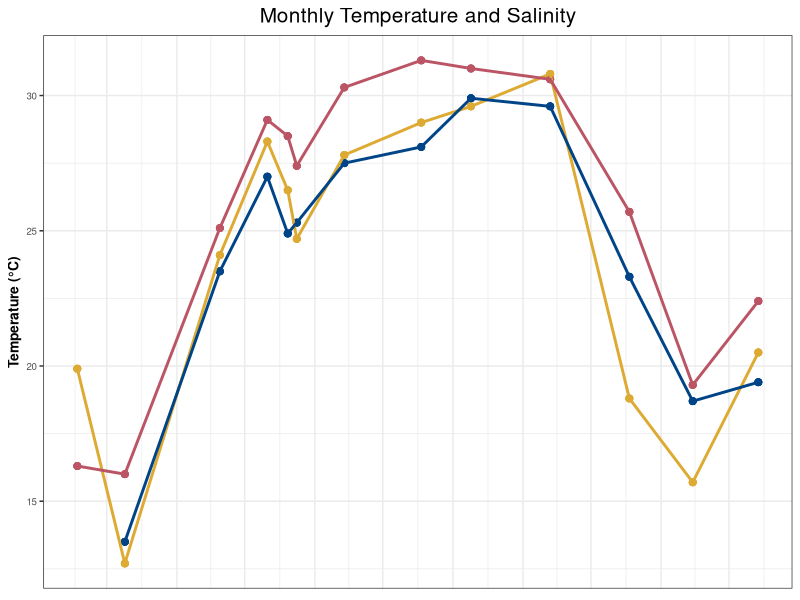
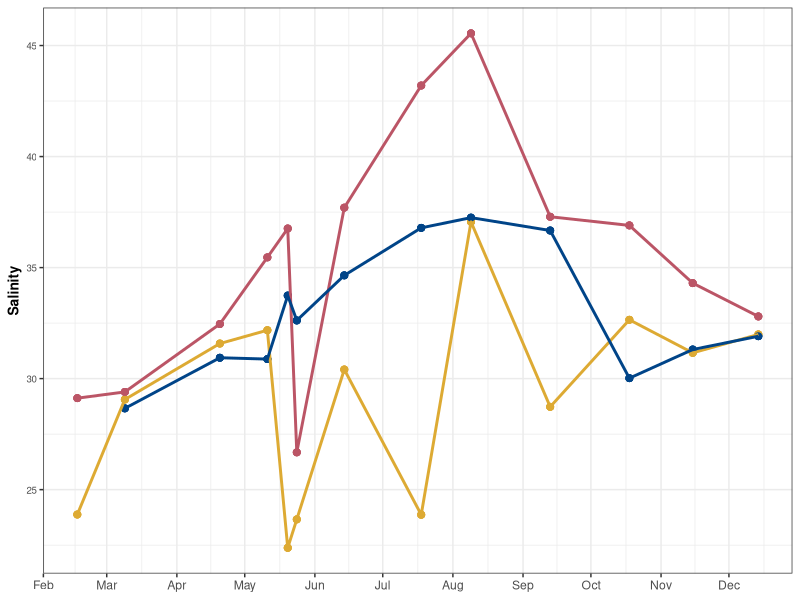
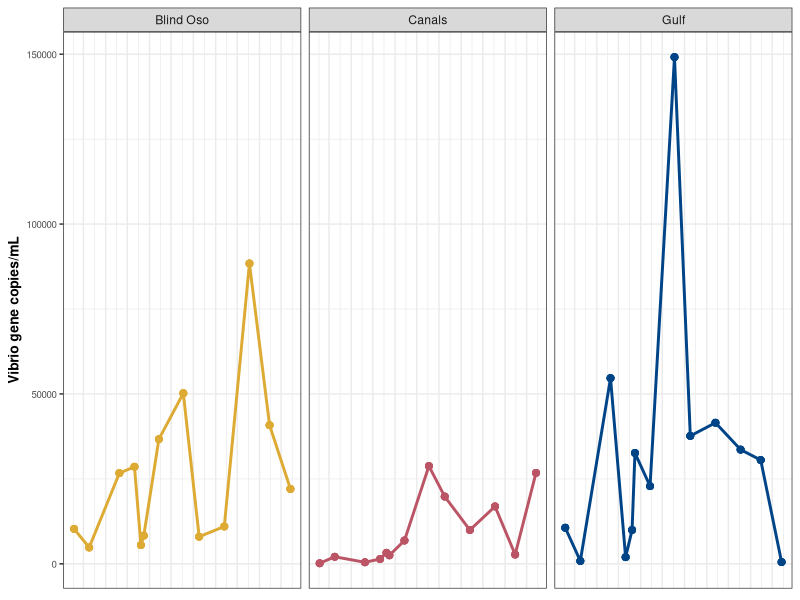
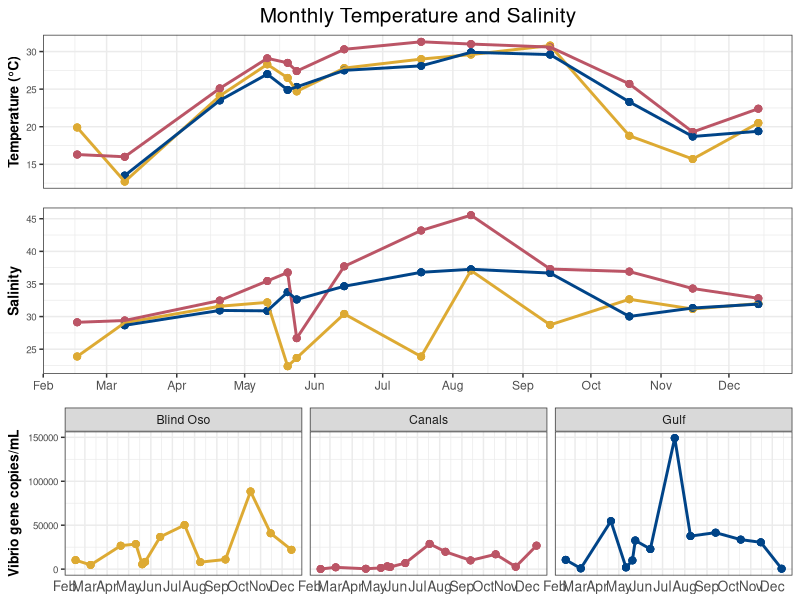
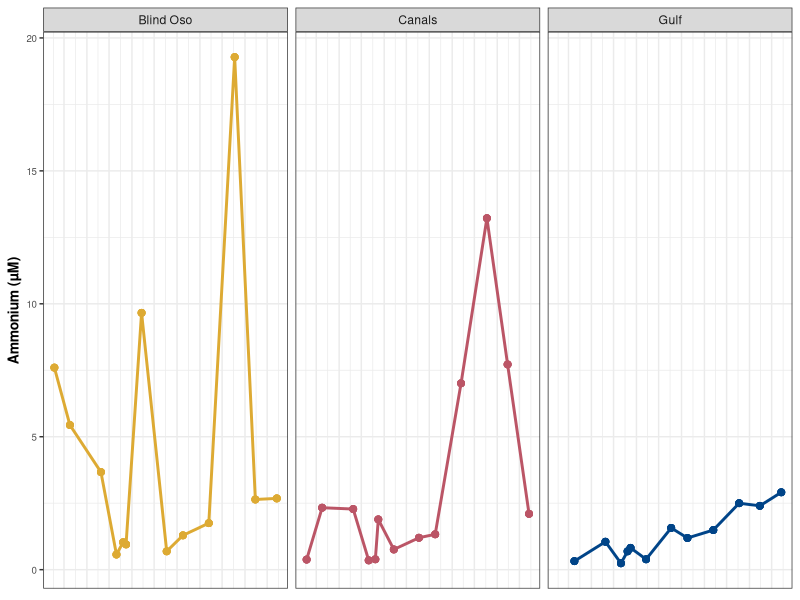
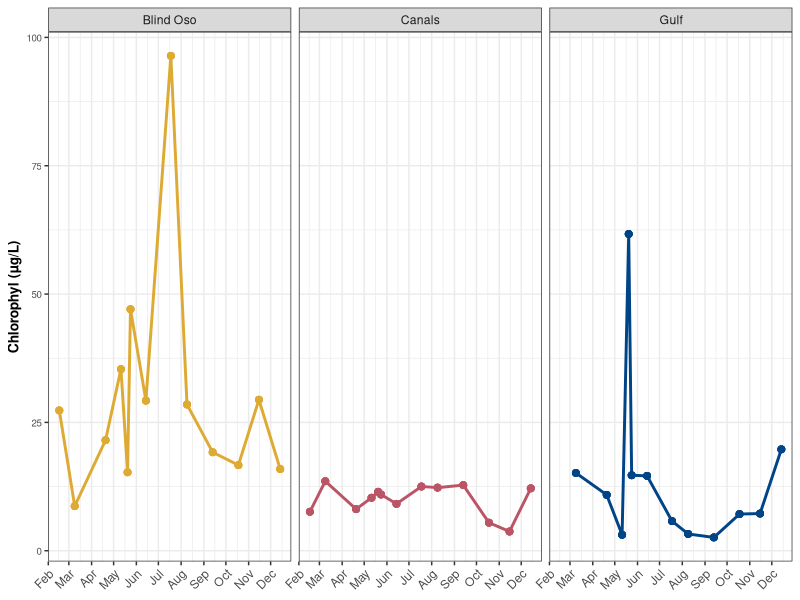
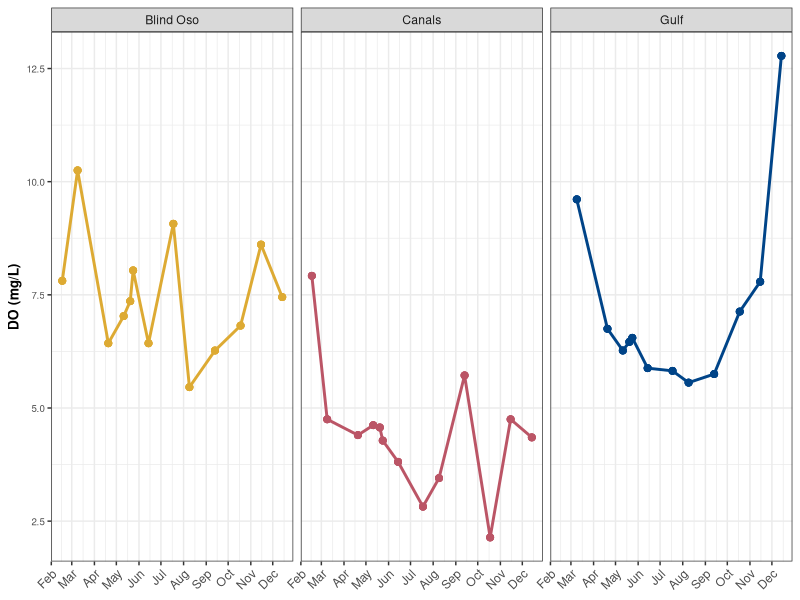
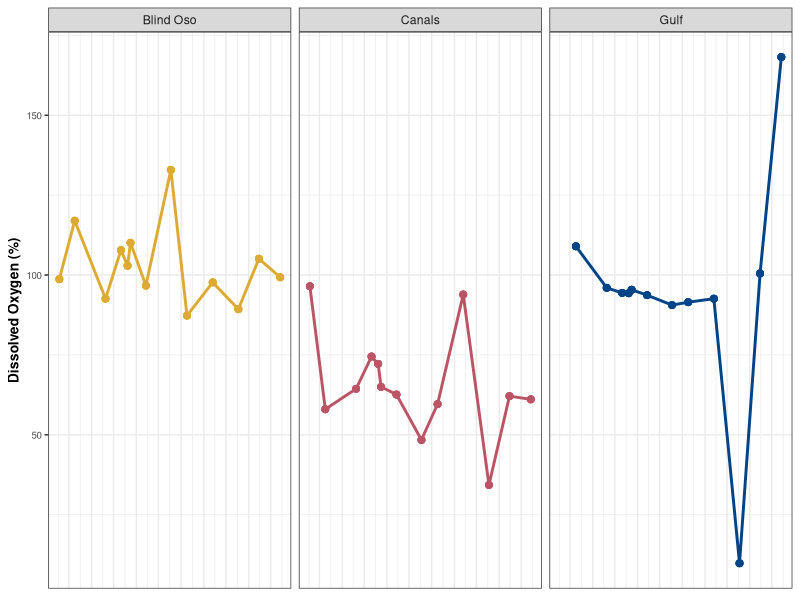

These figures' R source, in order:
## ---- chunk 1
library(tidyverse)
library(here)
library(ggpubr)
library(lubridate)
library(kableExtra) #Tables
## ---- chunk 2
here<- here::here
## ---- chunk 3
cbbPalette <- c("#DDAA33", "#BB5566", "#004488")
## ---- chunk 4
d1<- read_csv(here("data", "processed_data", "tx_master.csv"))
env<- read_csv(here("data", "processed_data", "env", "env_meta.csv"))
## ---- chunk 5
daily<- d1 %>%
  filter(Type %in% "Daily")

monthly<- d1 %>% 
  mutate(Type = case_when(d1$date == "2022-07-18"  ~ "Monthly", #This makes 7-18-22 a monthly value for July
                          d1$Type == "Monthly" ~ "Monthly")) %>%
  filter(Type %in% "Monthly") 
## ---- chunk 6
env<- 
  env %>%
  dplyr::select(Date, Site, Water_depth) %>%
  filter(!between(Date, as.Date('2022-07-07'), as.Date("2022-07-17")),
         !Date %in% as.Date('2022-07-19'),
         !grepl('-', Water_depth),
         !Date %in% (c(as.Date('2022-06-28'), as.Date('2022-05-20'), as.Date('2022-05-24'), as.Date('2022-07-05')))) %>%
  unique() %>%
  drop_na() %>%
  mutate(Water_depth = as.numeric(Water_depth))

## ---- chunk 7
temp<- monthly %>% ggplot() + 
  geom_point(
  aes(
    x = date,
    y = temp,
    color = site),
  size = 2)+
  geom_line(
  aes(
    x = date,
    y = temp,
    color = site),
  size = 1)+
  theme_bw()+
  #facet_wrap(~site)+
  labs(
    x = "Date",
    y = "Temperature (°C)",
    title = "Monthly Temperature and Salinity",
    color = "Site")+
  theme(
    plot.title= element_text(hjust = 0.5, size = 15),
    axis.title.x = element_blank(),
    axis.ticks.x = element_blank(),
    axis.text.x = element_blank(),
    axis.text.y = element_text(size = 7),
    axis.title.y = element_text(size = 10, face = "bold"),
    legend.position = "none",
    legend.background = element_rect(colour = 'black', fill = 'white', linetype='solid')) + #Moves legend onto plot 
    scale_color_manual(values = cbbPalette)+
   scale_x_date(date_breaks="1 month", date_labels="%b")


temp
  
## ---- chunk 8
sal<-  monthly %>% ggplot() + 
  geom_point(
  aes(
    x = date,
    y = sal,
    color = site),
  size = 2)+
  geom_line(
  aes(
    x = date,
    y = sal,
    color = site),
  size = 1)+
  theme_bw()+
  #facet_wrap(~site)+
  labs(
    x = "Date",
    y = "Salinity",
   # title = "Monthly Temperatures",
    color = "Site")+
  theme(
    plot.title= element_text(hjust = 0.5, size = 20),
    axis.title.x = element_blank(),
    #axis.ticks.x = element_blank(),
    #axis.text.x = element_blank(),
    axis.text.y = element_text(size = 7),
    axis.title.y = element_text(size = 10, face = "bold"),
    legend.position = "none",
    legend.background = element_rect(colour = 'black', fill = 'white', linetype='solid')) + #Moves legend onto plot 
    scale_color_manual(values = cbbPalette)+
   scale_x_date(date_breaks="1 month", date_labels="%b")


sal
## ---- chunk 9
fig3 <- monthly %>% ggplot() + 
  geom_point(
  aes(
    x = date,
    y = copies_mL,
    color = site),
  size = 2)+
  geom_line(
  aes(
    x = date,
    y = copies_mL,
    color = site),
  size = 1)+
  theme_bw()+
  facet_wrap(~site)+
  labs(
    x = "Date",
    y = "Vibrio gene copies/mL",
   # title = "Monthly Temperatures",
    color = "Site")+
  theme(
    plot.title= element_text(hjust = 0.5, size = 20),
    axis.title.x = element_blank(),
    axis.ticks.x = element_blank(),
    axis.text.x = element_blank(),
    axis.text.y = element_text(size = 7),
    axis.title.y = element_text(size = 10, face = "bold"),
    legend.position = "none",
    legend.background = element_rect(colour = 'black', fill = 'white', linetype='solid')) + #Moves legend onto plot 
    scale_color_manual(values = cbbPalette)+

   scale_x_date(date_breaks="1 month", date_labels="%b")

fig3
## ---- chunk 10
figp<- ggarrange(temp,sal, fig3 + font("x.text", size = 10), ncol = 1, nrow = 3,align = "v")

figp
## ---- chunk 11
amm<- monthly %>% ggplot() + 
  geom_point(
  aes(
    x = date,
    y = amm,
    color = site),
  size = 2)+
  geom_line(
  aes(
    x = date,
    y = amm,
    color = site),
  size = 1)+
  theme_bw()+
  facet_wrap(~site)+
  labs(
    x = "Date",
    y = "Ammonium (µM)",
   # title = "Monthly Temperatures",
    color = "Site")+
  theme(
    plot.title= element_text(hjust = 0.5, size = 20),
    axis.title.x = element_blank(),
    axis.ticks.x = element_blank(),
    axis.text.x = element_blank(),
    axis.text.y = element_text(size = 7),
    axis.title.y = element_text(size = 10, face = "bold"),
    legend.position = "none",
    legend.background = element_rect(colour = 'black', fill = 'white', linetype='solid')) + #Moves legend onto plot 
    scale_color_manual(values = cbbPalette)+

   scale_x_date(date_breaks="1 month", date_labels="%b")
amm
## ---- chunk 12
chl<- monthly %>% ggplot() + 
  geom_point(
  aes(
    x = date,
    y = chl,
    color = site),
  size = 2)+
  geom_line(
  aes(
    x = date,
    y = chl,
    color = site),
  size = 1)+
  theme_bw()+
  facet_wrap(~site)+
  labs(
    x = "Date",
    y = "Chlorophyl (µg/L)",
   # title = "Monthly Temperatures",
    color = "Site")+
  theme(
    plot.title= element_text(hjust = 0.5, size = 20),
    axis.title.x = element_blank(),
   # axis.ticks.x = element_blank(),
    axis.text.x = element_text(hjust = 1, angle = 45),
    axis.text.y = element_text(size = 7),
    axis.title.y = element_text(size = 10, face = "bold"),
    legend.position = "none",
    legend.background = element_rect(colour = 'black', fill = 'white', linetype='solid')) + #Moves legend onto plot 
    scale_color_manual(values = cbbPalette)+

   scale_x_date(date_breaks="1 month", date_labels="%b")
chl
## ---- chunk 13
do_mgl<-monthly %>% ggplot() + 
  geom_point(
  aes(
    x = date,
    y = do_mgl,
    color = site),
  size = 2)+
  geom_line(
  aes(
    x = date,
    y = do_mgl,
    color = site),
  size = 1)+
  theme_bw()+
  facet_wrap(~site)+
  labs(
    x = "Date",
    y = "DO (mg/L)",
   # title = "Monthly Temperatures",
    color = "Site")+
  theme(
    plot.title= element_text(hjust = 0.5, size = 20),
    axis.title.x = element_blank(),
   # axis.ticks.x = element_blank(),
    axis.text.x = element_text(hjust = 1, angle = 45),
    axis.text.y = element_text(size = 7),
    axis.title.y = element_text(size = 10, face = "bold"),
    legend.position = "none",
    legend.background = element_rect(colour = 'black', fill = 'white', linetype='solid')) + #Moves legend onto plot 
    scale_color_manual(values = cbbPalette)+

   scale_x_date(date_breaks="1 month", date_labels="%b")
do_mgl
## ---- chunk 14
do_per<- monthly %>% ggplot() + 
  geom_point(
  aes(
    x = date,
    y = do_per,
    color = site),
  size = 2)+
  geom_line(
  aes(
    x = date,
    y = do_per,
    color = site),
  size = 1)+
  theme_bw()+
  facet_wrap(~site)+
  labs(
    x = "Date",
    y = "Dissolved Oxygen (%)",
   # title = "Monthly Temperatures",
    color = "Site")+
  theme(
    plot.title= element_text(hjust = 0.5, size = 20),
    axis.title.x = element_blank(),
    axis.ticks.x = element_blank(),
    axis.text.x = element_blank(),
    axis.text.y = element_text(size = 7),
    axis.title.y = element_text(size = 10, face = "bold"),
    legend.position = "none",
    legend.background = element_rect(colour = 'black', fill = 'white', linetype='solid')) + #Moves legend onto plot 
    scale_color_manual(values = cbbPalette)+

   scale_x_date(date_breaks="1 month", date_labels="%b")
do_per
## ---- chunk 15
ph<- monthly %>% ggplot() + 
  geom_point(
  aes(
    x = date,
    y = pH,
    color = site),
  size = 2)+
  geom_line(
  aes(
    x = date,
    y = pH,
    color = site),
  size = 1)+
  theme_bw()+
  facet_wrap(~site)+
  labs(
    x = "Date",
    y = "pH",
   # title = "Monthly Temperatures",
    color = "Site")+
  theme(
    plot.title= element_text(hjust = 0.5, size = 20),
    axis.title.x = element_blank(),
    axis.ticks.x = element_blank(),
    axis.text.x = element_blank(),
    axis.text.y = element_text(size = 7),
    axis.title.y = element_text(size = 10, face = "bold"),
    legend.position = "none",
    legend.background = element_rect(colour = 'black', fill = 'white', linetype='solid')) + #Moves legend onto plot 
    scale_color_manual(values = cbbPalette)+

   scale_x_date(date_breaks="1 month", date_labels="%b")
ph
## ---- chunk 16
secchi<- monthly %>% ggplot() + 
  geom_point(
  aes(
    x = date,
    y = secchi,
    color = site),
  size = 2)+
  geom_line(
  aes(
    x = date,
    y = secchi,
    color = site),
  size = 1)+
  theme_bw()+
  facet_wrap(~site)+
  labs(
    x = "Date",
    y = "Secchi Depth (m)",
   # title = "Monthly Temperatures",
    color = "Site")+
  theme(
    plot.title= element_text(hjust = 0.5, size = 20),
    axis.title.x = element_blank(),
    axis.ticks.x = element_blank(),
    axis.text.x = element_blank(),
    axis.text.y = element_text(size = 7),
    axis.title.y = element_text(size = 10, face = "bold"),
    legend.position = "none",
    legend.background = element_rect(colour = 'black', fill = 'white', linetype='solid')) + #Moves legend onto plot 
    scale_color_manual(values = cbbPalette)+

   scale_x_date(date_breaks="1 month", date_labels="%b")

secchi
## ---- chunk 17
nn<- monthly %>% ggplot() + 
  geom_point(
  aes(
    x = date,
    y = nn,
    color = site),
  size = 2)+
  geom_line(
  aes(
    x = date,
    y = nn,
    color = site),
  size = 1)+
  theme_bw()+
  facet_wrap(~site)+
  labs(
    x = "Date",
    y = "Nitrate+Nitrite (µM)",
   # title = "Monthly Temperatures",
    color = "Site")+
  theme(
    plot.title= element_text(hjust = 0.5, size = 20),
    axis.title.x = element_blank(),
    axis.ticks.x = element_blank(),
    axis.text.x = element_blank(),
    axis.text.y = element_text(size = 7),
    axis.title.y = element_text(size = 10, face = "bold"),
    legend.position = "none",
    legend.background = element_rect(colour = 'black', fill = 'white', linetype='solid')) + #Moves legend onto plot 
    scale_color_manual(values = cbbPalette)+

   scale_x_date(date_breaks="1 month", date_labels="%b")

nn
## ---- chunk 18
orthop<- monthly %>% ggplot() + 
  geom_point(
  aes(
    x = date,
    y = orthop,
    color = site),
  size = 2)+
  geom_line(
  aes(
    x = date,
    y = orthop,
    color = site),
  size = 1)+
  theme_bw()+
  facet_wrap(~site)+
  labs(
    x = "Date",
    y = "Orthophosphate (µM)",
   # title = "Monthly Temperatures",
    color = "Site")+
  theme(
    plot.title= element_text(hjust = 0.5, size = 20),
    axis.title.x = element_blank(),
    axis.ticks.x = element_blank(),
    axis.text.x = element_blank(),
    axis.text.y = element_text(size = 7),
    axis.title.y = element_text(size = 10, face = "bold"),
    legend.position = "none",
    legend.background = element_rect(colour = 'black', fill = 'white', linetype='solid')) + #Moves legend onto plot 
    scale_color_manual(values = cbbPalette)+

   scale_x_date(date_breaks="1 month", date_labels="%b")
orthop
## ---- chunk 19
sil<-monthly %>% 
  filter(site %in% "Canals") %>%
  ggplot() + 
  geom_point(
  aes(
    x = date,
    y = sil,
    color = site),
  size = 2)+
  geom_line(
  aes(
    x = date,
    y = sil,
    color = site))+
  theme_bw()+
  #facet_wrap(~site)+
  labs(
    x = "Date",
    y = "Silicate (µM)",
    title = "Canals: Silicate",
    color = "Site")+
  theme(
    plot.title= element_text(hjust = 0.5, size = 20),
   # axis.title.x = element_blank(),
    #axis.ticks.x = element_blank(),
    #axis.text.x = element_blank(),
    axis.text.y = element_text(size = 7),
    axis.title.y = element_text(size = 10, face = "bold"),
    legend.position = "none",
    legend.background = element_rect(colour = 'black', fill = 'white', linetype='solid')) + #Moves legend onto plot 
    scale_color_manual(values = cbbPalette)+

   scale_x_date(date_breaks="1 month", date_labels="%b")

sil
## ---- chunk 20
din<- monthly %>% ggplot() + 
  geom_point(
  aes(
    x = date,
    y = din,
    color = site),
  size = 2)+
  geom_line(
  aes(
    x = date,
    y = din,
    color = site),
  size = 1)+
  theme_bw()+
  facet_wrap(~site)+
  labs(
    x = "Date",
    y = "DIN (µM)",
   # title = "Monthly Temperatures",
    color = "Site")+
  theme(
    plot.title= element_text(hjust = 0.5, size = 20),
    axis.title.x = element_blank(),
    axis.ticks.x = element_blank(),
    axis.text.x = element_blank(),
    axis.text.y = element_text(size = 7),
    axis.title.y = element_text(size = 10, face = "bold"),
    legend.position = "none",
    legend.background = element_rect(colour = 'black', fill = 'white', linetype='solid')) + #Moves legend onto plot 
    scale_color_manual(values = cbbPalette)+

   scale_x_date(date_breaks="1 month", date_labels="%b")
din
## ---- chunk 21
din_dip<- monthly %>% ggplot() + 
  geom_point(
  aes(
    x = date,
    y = din_dip,
    color = site),
  size = 2)+
  geom_line(
  aes(
    x = date,
    y = din_dip,
    color = site),
  size = 1)+
  theme_bw()+
  facet_wrap(~site)+
  labs(
    x = "Date",
    y = "DIN:DIP (µM)",
   # title = "Monthly Temperatures",
    color = "Site")+
  theme(
    plot.title= element_text(hjust = 0.5, size = 20),
    axis.title.x = element_blank(),
    axis.ticks.x = element_blank(),
    axis.text.x = element_blank(),
    axis.text.y = element_text(size = 7),
    axis.title.y = element_text(size = 10, face = "bold"),
    legend.position = "none",
    legend.background = element_rect(colour = 'black', fill = 'white', linetype='solid')) + #Moves legend onto plot 
    scale_color_manual(values = cbbPalette)+

   scale_x_date(date_breaks="1 month", date_labels="%b")

din_dip
## ---- chunk 22
tdn<- monthly %>% ggplot() + 
  geom_point(
  aes(
    x = date,
    y = tdn,
    color = site),
  size = 2)+
  geom_line(
  aes(
    x = date,
    y = tdn,
    color = site),
  size = 1)+
  theme_bw()+
  facet_wrap(~site)+
  labs(
    x = "Date",
    y = "TDN (µM)",
   # title = "Monthly Temperatures",
    color = "Site")+
  theme(
    plot.title= element_text(hjust = 0.5, size = 20),
    axis.title.x = element_blank(),
    axis.ticks.x = element_blank(),
    axis.text.x = element_blank(),
    axis.text.y = element_text(size = 7),
    axis.title.y = element_text(size = 10, face = "bold"),
    legend.position = "none",
    legend.background = element_rect(colour = 'black', fill = 'white', linetype='solid')) + #Moves legend onto plot 
    scale_color_manual(values = cbbPalette)+

   scale_x_date(date_breaks="1 month", date_labels="%b")

tdn
## ---- chunk 23
don<- monthly %>% ggplot() + 
  geom_point(
  aes(
    x = date,
    y = don,
    color = site),
  size = 2)+
  geom_line(
  aes(
    x = date,
    y = don,
    color = site),
  size = 1)+
  theme_bw()+
  facet_wrap(~site)+
  labs(
    x = "Date",
    y = "DON (µM)",
   # title = "Monthly Temperatures",
    color = "Site")+
  theme(
    plot.title= element_text(hjust = 0.5, size = 20),
    axis.title.x = element_blank(),
    axis.ticks.x = element_blank(),
    axis.text.x = element_blank(),
    axis.text.y = element_text(size = 7),
    axis.title.y = element_text(size = 10, face = "bold"),
    legend.position = "none",
    legend.background = element_rect(colour = 'black', fill = 'white', linetype='solid')) + #Moves legend onto plot 
    scale_color_manual(values = cbbPalette)+

   scale_x_date(date_breaks="1 month", date_labels="%b")
don
## ---- chunk 24
doc<- monthly %>% ggplot() + 
  geom_point(
  aes(
    x = date,
    y = doc,
    color = site),
  size = 2)+
  geom_line(
  aes(
    x = date,
    y = doc,
    color = site),
  size = 1)+
  theme_bw()+
  facet_wrap(~site)+
  labs(
    x = "Date",
    y = "DOC (µM)",
   # title = "Monthly Temperatures",
    color = "Site")+
  theme(
    plot.title= element_text(hjust = 0.5, size = 20),
    axis.title.x = element_blank(),
    axis.ticks.x = element_blank(),
    axis.text.x = element_blank(),
    axis.text.y = element_text(size = 7),
    axis.title.y = element_text(size = 10, face = "bold"),
    legend.position = "none",
    legend.background = element_rect(colour = 'black', fill = 'white', linetype='solid')) + #Moves legend onto plot 
    scale_color_manual(values = cbbPalette)+

   scale_x_date(date_breaks="1 month", date_labels="%b")
doc
## ---- chunk 25
toc<- monthly %>% ggplot() + 
  geom_point(
  aes(
    x = date,
    y = toc,
    color = site),
  size = 2)+
  geom_line(
  aes(
    x = date,
    y = toc,
    color = site),
  size = 1)+
  theme_bw()+
  facet_wrap(~site)+
  labs(
    x = "Date",
    y = "TOC (µM)",
   # title = "Monthly Temperatures",
    color = "Site")+
  theme(
    plot.title= element_text(hjust = 0.5, size = 20),
    axis.title.x = element_blank(),
    axis.ticks.x = element_blank(),
    axis.text.x = element_blank(),
    axis.text.y = element_text(size = 7),
    axis.title.y = element_text(size = 10, face = "bold"),
    legend.position = "none",
    legend.background = element_rect(colour = 'black', fill = 'white', linetype='solid')) + #Moves legend onto plot 
    scale_color_manual(values = cbbPalette)+

   scale_x_date(date_breaks="1 month", date_labels="%b")
toc
## ---- chunk 26
tn<- monthly %>% ggplot() + 
  geom_point(
  aes(
    x = date,
    y = tn,
    color = site),
  size = 2)+
  geom_line(
  aes(
    x = date,
    y = tn,
    color = site),
  size = 1)+
  theme_bw()+
  facet_wrap(~site)+
  labs(
    x = "Date",
    y = "TN (µM)",
   # title = "Monthly Temperatures",
    color = "Site")+
  theme(
    plot.title= element_text(hjust = 0.5, size = 20),
    axis.title.x = element_blank(),
    axis.ticks.x = element_blank(),
    axis.text.x = element_blank(),
    axis.text.y = element_text(size = 7),
    axis.title.y = element_text(size = 10, face = "bold"),
    legend.position = "none",
    legend.background = element_rect(colour = 'black', fill = 'white', linetype='solid')) + #Moves legend onto plot 
    scale_color_manual(values = cbbPalette)+

   scale_x_date(date_breaks="1 month", date_labels="%b")
tn
## ---- chunk 27
final<- ggarrange(
                temp,
                sal,
                #nn,
                #orthop,
                #amm,
                #din,
                #don,
                #doc,
               # toc,
                #pH,
               # tn,
                #sil,
               # cop,
                #tdn,
                #do_mgl,
                #secchi,
                #din_dip,
                #chl,
                #font("x.text", size = 8.5),
                ncol = 1, 
                nrow = 2,
                align = "v")

final

ggsave(here("results", "plots", "env_monthly.png"))
## ---- chunk 28
yeet<-
  monthly %>%
  dplyr::select(date, site, hr_cst,
        sal, temp, orthop, nn, amm, chl, secchi ) %>%
  filter(#site %in% "Gulf",
         !date == as.Date('2022-05-24') & !date == as.Date('2022-05-20'),
         hr_cst %in% "01" | hr_cst %in% "00")
## ---- chunk 29
bo<-
  yeet %>%
  filter(site %in% "Blind Oso")

c2<-
  yeet %>%
  filter(site %in% "Canals")

rd<-
  yeet %>%
  filter(site %in% "Gulf") %>%
  drop_na()
## ---- chunk 30
mean(bo$nn)
## ---- chunk 31
write_csv(bo, here('data', 'processed_data', 'env', 'bo_thesis.csv'))
write_csv(c2, here('data', 'processed_data', 'env', 'c2_thesis.csv'))
write_csv(rd, here('data', 'processed_data', 'env', 'rd_thesis.csv'))
